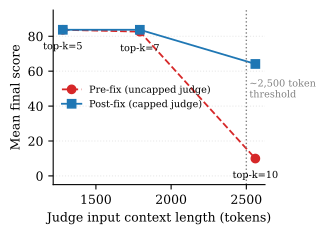

Generate this figure with Python:
"""Figure 1: Judge overflow cliff (Section 3.1). Output: fig1_judge_overflow.pdf"""
import matplotlib.pyplot as plt
import matplotlib

matplotlib.rcParams.update({
    "font.size": 9,
    "font.family": "serif",
    "axes.linewidth": 0.8,
})

fig, ax = plt.subplots(figsize=(3.3, 2.4))

# Approximate judge input tokens: top5, top7, top10 (256-word chunks)
context_tokens = [1280, 1792, 2560]
labels = ["top-k=5", "top-k=7", "top-k=10"]

pre_fix_scores = [83.73, 82.64, 9.94]
post_fix_scores = [83.73, 83.72, 64.14]

ax.plot(
    context_tokens,
    pre_fix_scores,
    "o--",
    color="#d62728",
    label="Pre-fix (uncapped judge)",
    markersize=6,
    linewidth=1.3,
)
ax.plot(
    context_tokens,
    post_fix_scores,
    "s-",
    color="#1f77b4",
    label="Post-fix (capped judge)",
    markersize=6,
    linewidth=1.3,
)

ax.axvline(x=2500, color="gray", linestyle=":", linewidth=1)
ax.text(2520, 45, "~2,500 token\nthreshold", fontsize=7, color="gray")

for x, y, label in zip(context_tokens, pre_fix_scores, labels):
    ax.annotate(
        label,
        (x, y),
        textcoords="offset points",
        xytext=(0, -14),
        fontsize=7,
        ha="center",
    )

ax.set_xlabel("Judge input context length (tokens)")
ax.set_ylabel("Mean final score")
ax.set_ylim(-5, 95)
ax.legend(fontsize=7, loc="center left", frameon=False)
ax.spines["top"].set_visible(False)
ax.spines["right"].set_visible(False)
ax.grid(axis="y", linestyle=":", alpha=0.3)

plt.tight_layout()
plt.savefig("fig1_judge_overflow.pdf", bbox_inches="tight")
print("Wrote fig1_judge_overflow.pdf")
